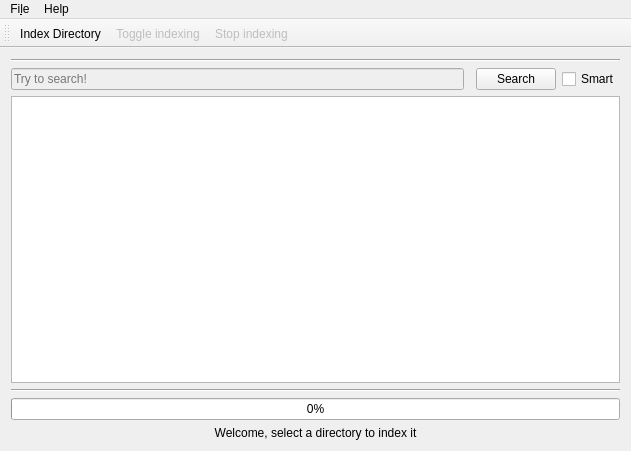
<?xml version="1.0" encoding="UTF-8"?>
<ui version="4.0">
 <class>MainWindow</class>
 <widget class="QMainWindow" name="MainWindow">
  <property name="geometry">
   <rect>
    <x>0</x>
    <y>0</y>
    <width>631</width>
    <height>451</height>
   </rect>
  </property>
  <property name="windowTitle">
   <string>MainWindow</string>
  </property>
  <widget class="QWidget" name="centralWidget">
   <layout class="QGridLayout" name="gridLayout">
    <item row="1" column="0">
     <widget class="QLineEdit" name="lineEdit">
      <property name="enabled">
       <bool>false</bool>
      </property>
      <property name="placeholderText">
       <string>Try to search!</string>
      </property>
     </widget>
    </item>
    <item row="1" column="2">
     <widget class="QPushButton" name="searchButton">
      <property name="maximumSize">
       <size>
        <width>99</width>
        <height>28</height>
       </size>
      </property>
      <property name="text">
       <string>Search</string>
      </property>
     </widget>
    </item>
    <item row="1" column="3">
     <widget class="QCheckBox" name="checkBox">
      <property name="toolTip">
       <string>Smart search, which startx after changing search pattern (len &gt; 2)</string>
      </property>
      <property name="statusTip">
       <string/>
      </property>
      <property name="whatsThis">
       <string/>
      </property>
      <property name="text">
       <string>Smart</string>
      </property>
     </widget>
    </item>
    <item row="4" column="0" colspan="4">
     <widget class="QTreeWidget" name="treeWidget">
      <property name="lineWidth">
       <number>1</number>
      </property>
      <property name="animated">
       <bool>false</bool>
      </property>
      <property name="headerHidden">
       <bool>true</bool>
      </property>
      <property name="columnCount">
       <number>2</number>
      </property>
      <attribute name="headerMinimumSectionSize">
       <number>100</number>
      </attribute>
      <attribute name="headerStretchLastSection">
       <bool>false</bool>
      </attribute>
      <column>
       <property name="text">
        <string>Filename</string>
       </property>
      </column>
      <column>
       <property name="text">
        <string>Size</string>
       </property>
      </column>
     </widget>
    </item>
    <item row="6" column="0" colspan="4">
     <widget class="QProgressBar" name="progressBar">
      <property name="enabled">
       <bool>true</bool>
      </property>
      <property name="value">
       <number>0</number>
      </property>
      <property name="textVisible">
       <bool>true</bool>
      </property>
     </widget>
    </item>
    <item row="5" column="0" colspan="4">
     <widget class="Line" name="line">
      <property name="orientation">
       <enum>Qt::Horizontal</enum>
      </property>
     </widget>
    </item>
    <item row="7" column="0" colspan="4">
     <widget class="QLabel" name="label">
      <property name="layoutDirection">
       <enum>Qt::LeftToRight</enum>
      </property>
      <property name="text">
       <string>Welcome, select a directory to index it</string>
      </property>
      <property name="alignment">
       <set>Qt::AlignCenter</set>
      </property>
     </widget>
    </item>
    <item row="0" column="0" colspan="4">
     <widget class="Line" name="line_2">
      <property name="orientation">
       <enum>Qt::Horizontal</enum>
      </property>
     </widget>
    </item>
   </layout>
  </widget>
  <widget class="QMenuBar" name="menuBar">
   <property name="geometry">
    <rect>
     <x>0</x>
     <y>0</y>
     <width>631</width>
     <height>24</height>
    </rect>
   </property>
   <widget class="QMenu" name="menuFile">
    <property name="title">
     <string>Fi&amp;le</string>
    </property>
    <addaction name="actionIndex_Directory"/>
    <addaction name="separator"/>
    <addaction name="actionToggle_indexing"/>
    <addaction name="actionStop_indexing"/>
    <addaction name="actionExit"/>
   </widget>
   <widget class="QMenu" name="menuHelp">
    <property name="title">
     <string>Help</string>
    </property>
    <addaction name="actionAbout"/>
   </widget>
   <addaction name="menuFile"/>
   <addaction name="menuHelp"/>
  </widget>
  <widget class="QToolBar" name="toolBar">
   <property name="windowTitle">
    <string>toolBar</string>
   </property>
   <attribute name="toolBarArea">
    <enum>TopToolBarArea</enum>
   </attribute>
   <attribute name="toolBarBreak">
    <bool>false</bool>
   </attribute>
   <addaction name="actionIndex_Directory"/>
   <addaction name="actionToggle_indexing"/>
   <addaction name="actionStop_indexing"/>
  </widget>
  <action name="actionIndex_Directory">
   <property name="text">
    <string>&amp;Index Directory</string>
   </property>
   <property name="toolTip">
    <string>Index Directory</string>
   </property>
  </action>
  <action name="actionExit">
   <property name="text">
    <string>&amp;Exit</string>
   </property>
  </action>
  <action name="actionAbout">
   <property name="text">
    <string>&amp;About</string>
   </property>
  </action>
  <action name="actionStop_indexing">
   <property name="enabled">
    <bool>false</bool>
   </property>
   <property name="text">
    <string>&amp;Stop indexing</string>
   </property>
  </action>
  <action name="actionToggle_indexing">
   <property name="enabled">
    <bool>false</bool>
   </property>
   <property name="text">
    <string>&amp;Toggle indexing</string>
   </property>
   <property name="toolTip">
    <string>Toggle indexing</string>
   </property>
  </action>
 </widget>
 <layoutdefault spacing="6" margin="11"/>
 <resources/>
 <connections/>
</ui>
